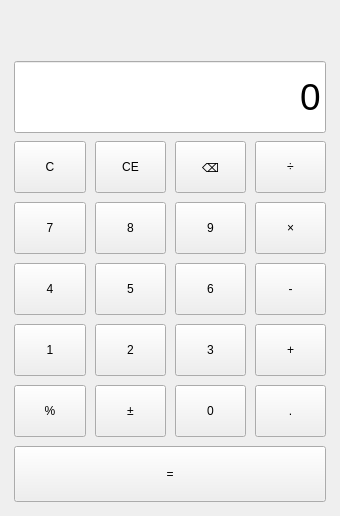
<?xml version="1.0" encoding="UTF-8"?>
<ui version="4.0">
 <class>MainWindow</class>
 <widget class="QMainWindow" name="MainWindow">
  <property name="geometry">
   <rect>
    <x>0</x>
    <y>0</y>
    <width>340</width>
    <height>516</height>
   </rect>
  </property>
  <property name="minimumSize">
   <size>
    <width>320</width>
    <height>500</height>
   </size>
  </property>
  <property name="windowTitle">
   <string>计算器</string>
  </property>
  <widget class="QWidget" name="centralWidget">
   <layout class="QVBoxLayout" name="mainLayout">
    <property name="spacing">
     <number>8</number>
    </property>
    <property name="leftMargin">
     <number>14</number>
    </property>
    <property name="topMargin">
     <number>10</number>
    </property>
    <property name="rightMargin">
     <number>14</number>
    </property>
    <property name="bottomMargin">
     <number>14</number>
    </property>
    <item>
     <spacer name="topSpacer">
      <property name="orientation">
       <enum>Qt::Vertical</enum>
      </property>
      <property name="sizeHint" stdset="0">
       <size>
        <width>20</width>
        <height>10</height>
       </size>
      </property>
     </spacer>
    </item>
    <item>
     <widget class="QLabel" name="lblExpression">
      <property name="minimumSize">
       <size>
        <width>0</width>
        <height>20</height>
       </size>
      </property>
      <property name="text">
       <string/>
      </property>
      <property name="alignment">
       <set>Qt::AlignRight|Qt::AlignTrailing|Qt::AlignVCenter</set>
      </property>
     </widget>
    </item>
    <item>
     <widget class="QLineEdit" name="display">
      <property name="minimumSize">
       <size>
        <width>0</width>
        <height>72</height>
       </size>
      </property>
      <property name="font">
       <font>
        <pointsize>28</pointsize>
       </font>
      </property>
      <property name="text">
       <string>0</string>
      </property>
      <property name="alignment">
       <set>Qt::AlignRight|Qt::AlignTrailing|Qt::AlignVCenter</set>
      </property>
      <property name="sizePolicy">
       <sizepolicy hsizetype="Expanding" vsizetype="Fixed">
        <horstretch>0</horstretch>
        <verstretch>0</verstretch>
       </sizepolicy>
      </property>
      <property name="readOnly">
       <bool>true</bool>
      </property>
     </widget>
    </item>
    <item>
     <layout class="QGridLayout" name="buttonGrid">
      <property name="horizontalSpacing">
       <number>9</number>
      </property>
      <property name="verticalSpacing">
       <number>9</number>
      </property>
      <property name="spacing">
       <number>9</number>
      </property>
      <!-- Row 0: C  CE  ⌫  ÷ -->
      <item row="0" column="0">
       <widget class="QPushButton" name="btnClear">
        <property name="minimumSize">
         <size>
          <width>0</width>
          <height>52</height>
         </size>
        </property>
        <property name="text">
         <string>C</string>
        </property>
       </widget>
      </item>
      <item row="0" column="1">
       <widget class="QPushButton" name="btnClearEntry">
        <property name="minimumSize">
         <size>
          <width>0</width>
          <height>52</height>
         </size>
        </property>
        <property name="text">
         <string>CE</string>
        </property>
       </widget>
      </item>
      <item row="0" column="2">
       <widget class="QPushButton" name="btnBackspace">
        <property name="minimumSize">
         <size>
          <width>0</width>
          <height>52</height>
         </size>
        </property>
        <property name="text">
         <string>⌫</string>
        </property>
       </widget>
      </item>
      <item row="0" column="3">
       <widget class="QPushButton" name="btnDiv">
        <property name="minimumSize">
         <size>
          <width>0</width>
          <height>52</height>
         </size>
        </property>
        <property name="text">
         <string>÷</string>
        </property>
       </widget>
      </item>
      <!-- Row 1: 7 8 9 × -->
      <item row="1" column="0">
       <widget class="QPushButton" name="btn7">
        <property name="minimumSize">
         <size>
          <width>0</width>
          <height>52</height>
         </size>
        </property>
        <property name="text">
         <string>7</string>
        </property>
       </widget>
      </item>
      <item row="1" column="1">
       <widget class="QPushButton" name="btn8">
        <property name="minimumSize">
         <size>
          <width>0</width>
          <height>52</height>
         </size>
        </property>
        <property name="text">
         <string>8</string>
        </property>
       </widget>
      </item>
      <item row="1" column="2">
       <widget class="QPushButton" name="btn9">
        <property name="minimumSize">
         <size>
          <width>0</width>
          <height>52</height>
         </size>
        </property>
        <property name="text">
         <string>9</string>
        </property>
       </widget>
      </item>
      <item row="1" column="3">
       <widget class="QPushButton" name="btnMul">
        <property name="minimumSize">
         <size>
          <width>0</width>
          <height>52</height>
         </size>
        </property>
        <property name="text">
         <string>×</string>
        </property>
       </widget>
      </item>
      <!-- Row 2: 4 5 6 - -->
      <item row="2" column="0">
       <widget class="QPushButton" name="btn4">
        <property name="minimumSize">
         <size>
          <width>0</width>
          <height>52</height>
         </size>
        </property>
        <property name="text">
         <string>4</string>
        </property>
       </widget>
      </item>
      <item row="2" column="1">
       <widget class="QPushButton" name="btn5">
        <property name="minimumSize">
         <size>
          <width>0</width>
          <height>52</height>
         </size>
        </property>
        <property name="text">
         <string>5</string>
        </property>
       </widget>
      </item>
      <item row="2" column="2">
       <widget class="QPushButton" name="btn6">
        <property name="minimumSize">
         <size>
          <width>0</width>
          <height>52</height>
         </size>
        </property>
        <property name="text">
         <string>6</string>
        </property>
       </widget>
      </item>
      <item row="2" column="3">
       <widget class="QPushButton" name="btnSub">
        <property name="minimumSize">
         <size>
          <width>0</width>
          <height>52</height>
         </size>
        </property>
        <property name="text">
         <string>-</string>
        </property>
       </widget>
      </item>
      <!-- Row 3: 1 2 3 + -->
      <item row="3" column="0">
       <widget class="QPushButton" name="btn1">
        <property name="minimumSize">
         <size>
          <width>0</width>
          <height>52</height>
         </size>
        </property>
        <property name="text">
         <string>1</string>
        </property>
       </widget>
      </item>
      <item row="3" column="1">
       <widget class="QPushButton" name="btn2">
        <property name="minimumSize">
         <size>
          <width>0</width>
          <height>52</height>
         </size>
        </property>
        <property name="text">
         <string>2</string>
        </property>
       </widget>
      </item>
      <item row="3" column="2">
       <widget class="QPushButton" name="btn3">
        <property name="minimumSize">
         <size>
          <width>0</width>
          <height>52</height>
         </size>
        </property>
        <property name="text">
         <string>3</string>
        </property>
       </widget>
      </item>
      <item row="3" column="3">
       <widget class="QPushButton" name="btnAdd">
        <property name="minimumSize">
         <size>
          <width>0</width>
          <height>52</height>
         </size>
        </property>
        <property name="text">
         <string>+</string>
        </property>
       </widget>
      </item>
      <!-- Row 4: % ± 0 . -->
      <item row="4" column="0">
       <widget class="QPushButton" name="btnPercent">
        <property name="minimumSize">
         <size>
          <width>0</width>
          <height>52</height>
         </size>
        </property>
        <property name="text">
         <string>%</string>
        </property>
       </widget>
      </item>
      <item row="4" column="1">
       <widget class="QPushButton" name="btnNegate">
        <property name="minimumSize">
         <size>
          <width>0</width>
          <height>52</height>
         </size>
        </property>
        <property name="text">
         <string>±</string>
        </property>
       </widget>
      </item>
      <item row="4" column="2">
       <widget class="QPushButton" name="btn0">
        <property name="minimumSize">
         <size>
          <width>0</width>
          <height>52</height>
         </size>
        </property>
        <property name="text">
         <string>0</string>
        </property>
       </widget>
      </item>
      <item row="4" column="3">
       <widget class="QPushButton" name="btnDecimal">
        <property name="minimumSize">
         <size>
          <width>0</width>
          <height>52</height>
         </size>
        </property>
        <property name="text">
         <string>.</string>
        </property>
       </widget>
      </item>
      <!-- Row 5: = -->
      <item row="5" column="0" colspan="4">
       <widget class="QPushButton" name="btnEqual">
        <property name="minimumSize">
         <size>
          <width>0</width>
          <height>56</height>
         </size>
        </property>
        <property name="text">
         <string>=</string>
        </property>
       </widget>
      </item>
     </layout>
    </item>
   </layout>
  </widget>
 </widget>
 <layoutdefault spacing="6" margin="11"/>
 <resources/>
 <connections/>
</ui>
